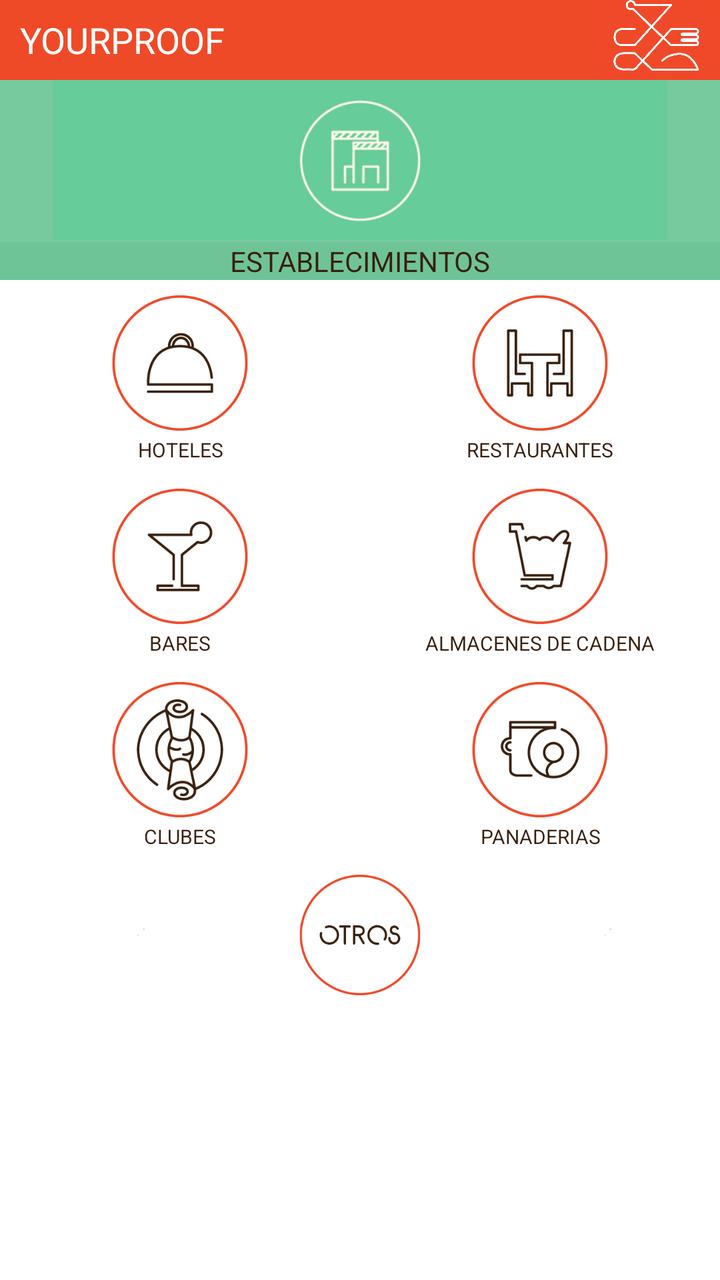
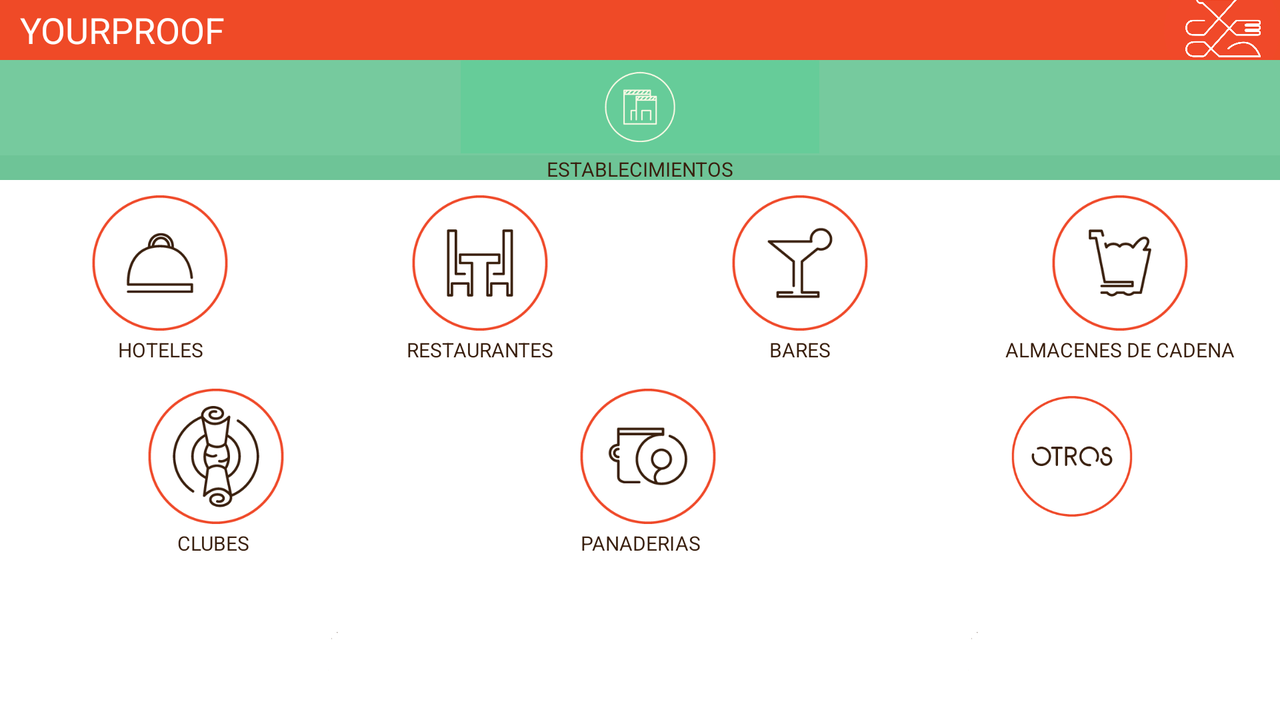

The same Android screen from two of the app's own layout files: first res/layout/ as a phone draws it, then the repository's variant for another configuration, drawn on a device whose configuration selects that folder. Both files follow.
<!-- AndroidManifest.xml: application theme Tema1.Yourproof -->
<!-- res/layout/establecimientos.xml -->
<?xml version="1.0" encoding="utf-8"?>
<LinearLayout xmlns:android="http://schemas.android.com/apk/res/android"
    android:orientation="vertical" android:layout_width="match_parent"
    android:layout_height="match_parent"
    android:id="@+id/Cont_Principal">

    <TableLayout
        android:layout_width="match_parent"
        android:layout_height="40dp"
        android:id="@+id/Cont_Encabezado">

        <LinearLayout
            android:orientation="horizontal"
            android:layout_width="match_parent"
            android:layout_height="match_parent"
            android:background="@color/white"
            android:baselineAligned="false" >

            <LinearLayout
                android:orientation="horizontal"
                android:layout_width="match_parent"
                android:layout_height="match_parent"
                android:layout_weight="0.1" >

                <TextView
                    android:layout_width="match_parent"
                    android:layout_height="match_parent"
                    android:text="YOURPROOF"
                    android:id="@+id/textView23"
                    android:textSize="@dimen/abc_text_size_medium_material"
                    android:gravity="left|center"
                    android:layout_marginLeft="10dp"
                    android:textColor="@color/background_floating_material_light" />
            </LinearLayout>

            <LinearLayout
                android:orientation="horizontal"
                android:layout_width="match_parent"
                android:layout_height="match_parent"
                android:layout_weight="0.45" >

                <ImageView
                    android:src="@drawable/g"
                    android:layout_width="match_parent"
                    android:layout_height="match_parent"
                    android:id="@+id/imageView5"
                    android:scaleType="centerCrop" />
            </LinearLayout>
        </LinearLayout>
    </TableLayout>

    <LinearLayout
        android:orientation="vertical"
        android:layout_width="match_parent"
        android:layout_height="100dp"
        android:baselineAligned="false"
        android:layout_gravity="center_horizontal"
        android:background="@color/accent_material_dark"
        android:id="@+id/Cont_Banner">

        <ImageView
            android:src="@drawable/barrasuperiorestablecimientos"
            android:layout_width="match_parent"
            android:layout_height="match_parent"
            android:id="@+id/VEstablecimientos"
            android:scaleType="fitCenter"
            android:layout_gravity="center_horizontal"
            android:layout_weight="1" />

        <TextView
            android:layout_width="match_parent"
            android:layout_height="match_parent"
            android:text="ESTABLECIMIENTOS"
            android:id="@+id/VProductos"
            android:textSize="@dimen/abc_text_size_small_material"
            android:textColor="@color/Letra"
            android:textAlignment="center"
            android:layout_weight="4"
            android:layout_marginTop="1dp"
            android:background="@color/colorAccent"
            android:gravity="center" />

    </LinearLayout>

    <TableLayout
        android:layout_width="match_parent"
        android:layout_height="wrap_content"
        android:layout_marginTop="5dp"
        android:id="@+id/Cont_Iconos">

        <LinearLayout
            android:layout_width="match_parent"
            android:layout_height="wrap_content" >

            <ImageButton
                android:layout_weight="1"
                android:src="@drawable/e_btn_hoteles"
                android:id="@+id/BtnHoteles"
                android:scaleType="fitCenter"
                android:background="@color/transparent"
                android:layout_width="73dp"
                android:layout_height="73dp"
                android:contextClickable="false"
                android:layout_alignParentTop="true"
                android:layout_alignParentRight="true"
                android:layout_alignParentEnd="false" />

            <ImageButton
                android:layout_weight="1"
                android:src="@drawable/e_btn_restaurantes"
                android:layout_width="73dp"
                android:layout_height="73dp"
                android:id="@+id/BtnRestaurantes"
                android:scaleType="fitCenter"
                android:background="@color/transparent"
                android:layout_alignParentTop="true"
                android:layout_centerHorizontal="true"
                android:layout_alignParentLeft="true"
                android:layout_alignParentEnd="false"
                android:layout_alignParentStart="true" />
        </LinearLayout>

        <LinearLayout
            android:orientation="horizontal"
            android:layout_width="match_parent"
            android:layout_height="match_parent" >

            <TextView
                android:layout_weight="1"
                android:layout_width="match_parent"
                android:layout_height="match_parent"
                android:text="HOTELES"
                android:id="@+id/VHoteles"
                android:textAlignment="center"
                android:textColor="@color/Letra"
                android:layout_marginBottom="10dp"
                android:textSize="10dp"
                android:gravity="center" />

            <TextView
                android:layout_weight="1"
                android:layout_width="match_parent"
                android:layout_height="match_parent"
                android:text="RESTAURANTES"
                android:id="@+id/VRestaurantes"
                android:textColor="@color/Letra"
                android:textAlignment="center"
                android:layout_marginBottom="10dp"
                android:textSize="10dp"
                android:gravity="center" />
        </LinearLayout>

        <LinearLayout
            android:orientation="horizontal"
            android:layout_width="match_parent"
            android:layout_height="wrap_content" >

            <ImageButton
                android:layout_weight="1"
                android:src="@drawable/e_btn_bares"
                android:id="@+id/BtnBares"
                android:scaleType="fitCenter"
                android:background="@color/transparent"
                android:layout_width="73dp"
                android:layout_height="73dp"
                android:contextClickable="false"
                android:layout_alignParentTop="true"
                android:layout_alignParentRight="true"
                android:layout_alignParentEnd="false" />

            <ImageButton
                android:layout_weight="1"
                android:src="@drawable/e_btn_almacenes"
                android:layout_width="73dp"
                android:layout_height="73dp"
                android:id="@+id/BtnAlmacenes"
                android:scaleType="fitCenter"
                android:background="@color/transparent"
                android:layout_alignParentTop="true"
                android:layout_centerHorizontal="true"
                android:layout_alignParentLeft="true"
                android:layout_alignParentEnd="false"
                android:layout_alignParentStart="true" />

        </LinearLayout>

        <LinearLayout
            android:orientation="horizontal"
            android:layout_width="match_parent"
            android:layout_height="match_parent" >

            <TextView
                android:layout_weight="1"
                android:layout_width="match_parent"
                android:layout_height="match_parent"
                android:text="BARES"
                android:id="@+id/VBares"
                android:textAlignment="center"
                android:textColor="@color/Letra"
                android:layout_marginBottom="10dp"
                android:textSize="10dp"
                android:gravity="center" />

            <TextView
                android:layout_weight="1"
                android:layout_width="match_parent"
                android:layout_height="match_parent"
                android:text="ALMACENES DE CADENA"
                android:id="@+id/VAlmacenesC"
                android:textColor="@color/Letra"
                android:textAlignment="center"
                android:layout_marginBottom="10dp"
                android:textSize="10dp"
                android:gravity="center" />

        </LinearLayout>

        <LinearLayout
            android:orientation="horizontal"
            android:layout_width="match_parent"
            android:layout_height="match_parent">

            <ImageButton
                android:layout_weight="1"
                android:src="@drawable/e_btn_clubes"
                android:layout_width="73dp"
                android:layout_height="73dp"
                android:id="@+id/BtnClubes"
                android:scaleType="fitCenter"
                android:background="@color/transparent"
                android:minHeight="200dp"
                android:layout_column="1"
                android:layout_alignParentTop="true"
                android:layout_alignParentLeft="true"
                android:layout_alignParentStart="true" />

            <ImageButton
                android:src="@drawable/e_btn_panaderias"
                android:layout_width="73dp"
                android:layout_height="73dp"
                android:id="@+id/BtnPanaderias"
                android:scaleType="fitCenter"
                android:layout_weight="1"
                android:background="@color/transparent"
                android:layout_alignParentBottom="true"
                android:layout_alignParentRight="true"
                android:layout_alignParentEnd="true" />

        </LinearLayout>

        <LinearLayout
            android:orientation="horizontal"
            android:layout_width="match_parent"
            android:layout_height="match_parent" >

            <TextView
                android:layout_weight="1"
                android:layout_width="match_parent"
                android:layout_height="match_parent"
                android:text="CLUBES"
                android:id="@+id/VCubles"
                android:textAlignment="center"
                android:textColor="@color/Letra"
                android:textSize="10dp"
                android:gravity="center" />

            <TextView
                android:layout_weight="1"
                android:layout_width="match_parent"
                android:layout_height="match_parent"
                android:text="PANADERIAS"
                android:id="@+id/VPanaderias"
                android:textColor="@color/Letra"
                android:textAlignment="center"
                android:textSize="10dp"
                android:gravity="center" />

        </LinearLayout>

        <LinearLayout
            android:orientation="horizontal"
            android:layout_width="match_parent"
            android:layout_height="wrap_content"
            android:gravity="center" >

            <ImageView
                android:layout_weight="1"
                android:src="@drawable/recetasblanco"
                android:layout_width="85dp"
                android:layout_height="85dp"
                android:id="@+id/Vinvisible3"
                android:scaleType="fitCenter"
                android:background="@color/transparent"
                android:layout_alignParentTop="true"
                android:layout_alignParentLeft="true"
                android:layout_alignParentStart="true" />

            <ImageButton
                android:src="@drawable/e_btn_otros"
                android:layout_width="65dp"
                android:layout_height="65dp"
                android:id="@+id/BtnOtrosE"
                android:scaleType="fitCenter"
                android:background="@color/transparent"
                android:layout_alignParentBottom="true"
                android:layout_alignParentRight="true"
                android:layout_alignParentEnd="true"
                android:layout_weight="1" />

            <ImageView
                android:layout_weight="1"
                android:src="@drawable/recetasblanco"
                android:layout_width="85dp"
                android:layout_height="85dp"
                android:id="@+id/Vinvisible4"
                android:scaleType="fitCenter"
                android:background="@color/transparent"
                android:layout_alignParentTop="true"
                android:layout_alignParentLeft="true"
                android:layout_alignParentStart="true" />
        </LinearLayout>

    </TableLayout>
</LinearLayout>
<!-- resources referenced by this layout -->
<resources>
  <color name="Letra">#391f0e</color>
  <color name="accent_material_dark">#76ca9e</color>
  <color name="colorAccent">#6ec497</color>
  <color name="transparent">#00fafae4</color>
  <color name="white">#ef4a27</color>
  <!-- drawable e_btn_almacenes (drawable) -->
  <?xml version="1.0" encoding="utf-8"?>
  <selector xmlns:android="http://schemas.android.com/apk/res/android">
      <item android:state_pressed="true" android:drawable="@drawable/almacenesdecadena2" />
      <item android:state_focused="true" android:drawable="@drawable/almacenesdecadena2" />
      <item android:drawable="@drawable/almacenesdecadena"/>
  </selector>
  <!-- drawable e_btn_bares (drawable) -->
  <?xml version="1.0" encoding="utf-8"?>
  <selector xmlns:android="http://schemas.android.com/apk/res/android">
      <item android:state_pressed="true" android:drawable="@drawable/bares2" />
      <item android:state_focused="true" android:drawable="@drawable/bares2" />
      <item android:drawable="@drawable/bares"/>
  </selector>
  <!-- drawable e_btn_clubes (drawable) -->
  <?xml version="1.0" encoding="utf-8"?>
  <selector xmlns:android="http://schemas.android.com/apk/res/android">
      <item android:state_pressed="true" android:drawable="@drawable/clubes2" />
      <item android:state_focused="true" android:drawable="@drawable/clubes2" />
      <item android:drawable="@drawable/clubes"/>
  </selector>
  <!-- drawable e_btn_hoteles (drawable) -->
  <?xml version="1.0" encoding="utf-8"?>
  <selector xmlns:android="http://schemas.android.com/apk/res/android">
      <item android:state_pressed="true" android:drawable="@drawable/hoteles2" />
      <item android:state_focused="true" android:drawable="@drawable/hoteles2" />
      <item android:drawable="@drawable/hoteles" />
  </selector>
  <!-- drawable e_btn_otros (drawable) -->
  <?xml version="1.0" encoding="utf-8"?>
  <selector xmlns:android="http://schemas.android.com/apk/res/android">
      <item android:state_pressed="true" android:drawable="@drawable/otros2" />
      <item android:state_focused="true" android:drawable="@drawable/otros2" />
      <item android:drawable="@drawable/otros"/>
  </selector>
  <!-- drawable e_btn_panaderias (drawable) -->
  <?xml version="1.0" encoding="utf-8"?>
  <selector xmlns:android="http://schemas.android.com/apk/res/android">
      <item android:state_pressed="true" android:drawable="@drawable/panaderias2" />
      <item android:state_focused="true" android:drawable="@drawable/panaderias2" />
      <item android:drawable="@drawable/panaderias"/>
  </selector>
  <!-- drawable e_btn_restaurantes (drawable) -->
  <?xml version="1.0" encoding="utf-8"?>
  <selector xmlns:android="http://schemas.android.com/apk/res/android">
      <item android:state_pressed="true" android:drawable="@drawable/restaurantes2" />
      <item android:state_focused="true" android:drawable="@drawable/restaurantes2" />
      <item android:drawable="@drawable/restaurantes" />
  </selector>
  <!-- drawable g: png bitmap (drawable, 80443 bytes) -->
  <!-- from res/values-v21/ -->
  <style name="Tema1.Yourproof" parent="Theme.AppCompat.NoActionBar">
          <item name="android:colorBackground">@android:color/white</item>
          <item name="android:statusBarColor">@color/material_grey_850</item>
          <item name="android:textColorPrimary">@color/Letra</item>
          <item name="android:textColorSecondary">@color/holo_red_light</item>
          <item name="colorPrimary">@color/white</item>
          <item name="android:colorForeground">@color/accent_material_dark</item>
          <item name="android:textColorSecondaryInverse">@color/colorAccent</item>
          <item name="android:windowBackground">@android:color/background_light</item>
          <item name="android:textColorPrimaryInverse">@color/abc_search_url_text_selected</item>
          <item name="colorAccent">@color/white</item>
          <item name="colorPrimaryDark">@color/primary_dark_material_dark</item>
      </style>
  <color name="holo_red_light">#83ef4a27</color>
  <color name="primary_dark_material_dark">#391f0e</color>
</resources>
<!-- res/layout-land/establecimientos.xml (the repository's variant of the layout above) -->
<!-- drawn on the phone turned sideways -->
<?xml version="1.0" encoding="utf-8"?>
<LinearLayout xmlns:android="http://schemas.android.com/apk/res/android"
    android:orientation="vertical" android:layout_width="match_parent"
    android:layout_height="match_parent"
    android:id="@+id/Cont_Principal">

    <TableLayout
        android:layout_width="match_parent"
        android:layout_height="30dp"
        android:id="@+id/Cont_Encabezado" >

        <LinearLayout
            android:orientation="horizontal"
            android:layout_width="match_parent"
            android:layout_height="match_parent"
            android:background="@color/white"
            android:baselineAligned="false" >

            <LinearLayout
                android:orientation="horizontal"
                android:layout_width="match_parent"
                android:layout_height="match_parent"
                android:layout_weight="0.1" >

                <TextView
                    android:layout_width="match_parent"
                    android:layout_height="match_parent"
                    android:text="YOURPROOF"
                    android:id="@+id/textView22"
                    android:textSize="@dimen/abc_text_size_medium_material"
                    android:gravity="left|center"
                    android:layout_marginLeft="10dp"
                    android:textColor="@color/background_floating_material_light" />
            </LinearLayout>

            <LinearLayout
                android:orientation="horizontal"
                android:layout_width="match_parent"
                android:layout_height="match_parent"
                android:layout_weight="1" >

                <ImageView
                    android:src="@drawable/g"
                    android:layout_width="match_parent"
                    android:layout_height="match_parent"
                    android:id="@+id/imageView4"
                    android:layout_weight="0.3"
                    android:scaleType="centerCrop" />
            </LinearLayout>
        </LinearLayout>
    </TableLayout>

    <LinearLayout
        android:orientation="vertical"
        android:layout_width="match_parent"
        android:layout_height="60dp"
        android:baselineAligned="false"
        android:layout_gravity="center_horizontal"
        android:background="@color/accent_material_dark"
        android:id="@+id/Cont_Banner">

        <ImageView
            android:src="@drawable/barrasuperiorestablecimientos"
            android:layout_width="match_parent"
            android:layout_height="match_parent"
            android:id="@+id/VEstablecimientos"
            android:scaleType="fitCenter"
            android:layout_gravity="center_horizontal"
            android:layout_weight="1" />

        <TextView
            android:layout_width="match_parent"
            android:layout_height="match_parent"
            android:text="ESTABLECIMIENTOS"
            android:id="@+id/VProductos"
            android:textSize="10sp"
            android:textColor="@color/Letra"
            android:textAlignment="center"
            android:layout_weight="3.5"
            android:layout_marginTop="1dp"
            android:background="@color/colorAccent" />

    </LinearLayout>

    <TableLayout
        android:layout_width="match_parent"
        android:layout_height="wrap_content"
        android:layout_marginTop="5dp"
        android:id="@+id/Cont_Iconos">

        <LinearLayout
            android:layout_width="match_parent"
            android:layout_height="wrap_content" >

            <ImageButton
                android:layout_weight="1"
                android:src="@drawable/e_btn_hoteles"
                android:id="@+id/BtnHoteles"
                android:scaleType="fitCenter"
                android:background="@color/transparent"
                android:layout_width="73dp"
                android:layout_height="73dp"
                android:contextClickable="false"
                android:layout_alignParentTop="true"
                android:layout_alignParentRight="true"
                android:layout_alignParentEnd="false" />

            <ImageButton
                android:layout_weight="1"
                android:src="@drawable/e_btn_restaurantes"
                android:layout_width="73dp"
                android:layout_height="73dp"
                android:id="@+id/BtnRestaurantes"
                android:scaleType="fitCenter"
                android:background="@color/transparent"
                android:layout_alignParentTop="true"
                android:layout_centerHorizontal="true"
                android:layout_alignParentLeft="true"
                android:layout_alignParentEnd="false"
                android:layout_alignParentStart="true" />

            <ImageButton
                android:layout_weight="1"
                android:src="@drawable/e_btn_bares"
                android:id="@+id/BtnBares"
                android:scaleType="fitCenter"
                android:background="@color/transparent"
                android:layout_width="73dp"
                android:layout_height="73dp"
                android:contextClickable="false"
                android:layout_alignParentTop="true"
                android:layout_alignParentRight="true"
                android:layout_alignParentEnd="false" />

            <ImageButton
                android:layout_weight="1"
                android:src="@drawable/e_btn_almacenes"
                android:layout_width="73dp"
                android:layout_height="73dp"
                android:id="@+id/BtnAlmacenes"
                android:scaleType="fitCenter"
                android:background="@color/transparent"
                android:layout_alignParentTop="true"
                android:layout_centerHorizontal="true"
                android:layout_alignParentLeft="true"
                android:layout_alignParentEnd="false"
                android:layout_alignParentStart="true" />
        </LinearLayout>

        <LinearLayout
            android:orientation="horizontal"
            android:layout_width="match_parent"
            android:layout_height="match_parent" >

            <TextView
                android:layout_weight="1"
                android:layout_width="match_parent"
                android:layout_height="match_parent"
                android:text="HOTELES"
                android:id="@+id/VHoteles"
                android:textAlignment="center"
                android:textColor="@color/Letra"
                android:layout_marginBottom="10dp"
                android:textSize="10dp" />

            <TextView
                android:layout_weight="1"
                android:layout_width="match_parent"
                android:layout_height="match_parent"
                android:text="RESTAURANTES"
                android:id="@+id/VRestaurantes"
                android:textColor="@color/Letra"
                android:textAlignment="center"
                android:layout_marginBottom="10dp"
                android:textSize="10dp" />

            <TextView
                android:layout_weight="1"
                android:layout_width="match_parent"
                android:layout_height="match_parent"
                android:text="BARES"
                android:id="@+id/VBares"
                android:textAlignment="center"
                android:textColor="@color/Letra"
                android:layout_marginBottom="10dp"
                android:textSize="10dp" />

            <TextView
                android:layout_weight="1"
                android:layout_width="match_parent"
                android:layout_height="match_parent"
                android:text="ALMACENES DE CADENA"
                android:id="@+id/VAlmacenesC"
                android:textColor="@color/Letra"
                android:textAlignment="center"
                android:layout_marginBottom="10dp"
                android:textSize="10dp" />
        </LinearLayout>

        <LinearLayout
            android:orientation="horizontal"
            android:layout_width="match_parent"
            android:layout_height="wrap_content" >

            <ImageButton
                android:layout_weight="1"
                android:src="@drawable/e_btn_clubes"
                android:layout_width="73dp"
                android:layout_height="73dp"
                android:id="@+id/BtnClubes"
                android:scaleType="fitCenter"
                android:background="@color/transparent"
                android:minHeight="200dp"
                android:layout_column="1"
                android:layout_alignParentTop="true"
                android:layout_alignParentLeft="true"
                android:layout_alignParentStart="true" />

            <ImageButton
                android:src="@drawable/e_btn_panaderias"
                android:layout_width="73dp"
                android:layout_height="73dp"
                android:id="@+id/BtnPanaderias"
                android:scaleType="fitCenter"
                android:layout_weight="1"
                android:background="@color/transparent"
                android:layout_alignParentBottom="true"
                android:layout_alignParentRight="true"
                android:layout_alignParentEnd="true" />

            <ImageButton
                android:src="@drawable/e_btn_otros"
                android:layout_width="65dp"
                android:layout_height="65dp"
                android:id="@+id/BtnOtrosE"
                android:scaleType="fitCenter"
                android:background="@color/transparent"
                android:layout_alignParentBottom="true"
                android:layout_alignParentRight="true"
                android:layout_alignParentEnd="true"
                android:layout_weight="1"
                android:layout_gravity="center_vertical" />

        </LinearLayout>

        <LinearLayout
            android:orientation="horizontal"
            android:layout_width="match_parent"
            android:layout_height="match_parent" >

            <TextView
                android:layout_weight="1"
                android:layout_width="match_parent"
                android:layout_height="match_parent"
                android:text="CLUBES"
                android:id="@+id/VCubles"
                android:textAlignment="center"
                android:textColor="@color/Letra"
                android:textSize="10dp" />

            <TextView
                android:layout_weight="1"
                android:layout_width="match_parent"
                android:layout_height="match_parent"
                android:text="PANADERIAS"
                android:id="@+id/VPanaderias"
                android:textColor="@color/Letra"
                android:textAlignment="center"
                android:textSize="10dp" />

            <TextView
                android:layout_weight="1"
                android:layout_width="match_parent"
                android:layout_height="match_parent"
                android:textColor="@color/Letra"
                android:textAlignment="center"
                android:textSize="10dp"
                android:id="@+id/VOtros" />

        </LinearLayout>

        <LinearLayout
            android:orientation="horizontal"
            android:layout_width="match_parent"
            android:layout_height="wrap_content"
            android:gravity="center" >

            <ImageView
                android:layout_weight="1"
                android:src="@drawable/recetasblanco"
                android:layout_width="85dp"
                android:layout_height="85dp"
                android:id="@+id/Vinvisible3"
                android:scaleType="fitCenter"
                android:background="@color/transparent"
                android:layout_alignParentTop="true"
                android:layout_alignParentLeft="true"
                android:layout_alignParentStart="true" />

            <ImageView
                android:layout_weight="1"
                android:src="@drawable/recetasblanco"
                android:layout_width="85dp"
                android:layout_height="85dp"
                android:id="@+id/Vinvisible4"
                android:scaleType="fitCenter"
                android:background="@color/transparent"
                android:layout_alignParentTop="true"
                android:layout_alignParentLeft="true"
                android:layout_alignParentStart="true" />
        </LinearLayout>

    </TableLayout>
</LinearLayout>
